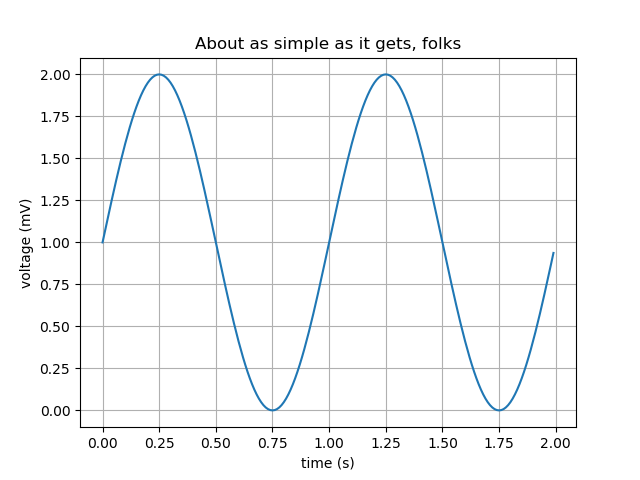
#> input picture test.png, 640 x 480 px, found by its file name
$ python TF_imagerec_1.py
#> lines starting #> are read from the running program, lines starting #| are printed output that depends on the picture
##########################################
# image recognition - by sent dex
##########################################
# if you're on 32bit OS:
# import Image

from PIL import Image
import numpy as np
import matplotlib.pyplot as plt
import time
from functools import reduce # reduce was moved to functools hence you need to import this
from collections import Counter

##########################################
# read all images -> save in txt
##########################################
def createExamples():
    numberArrayExamples = open('numArEx.txt', 'a')
    numbersWeHave = range(0,10)
    versionWeHave = range(1,10)
    for eachNum in numbersWeHave:
        for eachVer in versionWeHave:
            #print(str(eachNum)+'.'+str(eachNum))
            imgFilePath = 'images/numbers/'+str(eachNum)+'.'+str(eachVer)+'.png'
            ei = Image.open(imgFilePath)
            eiar = np.array(ei)
            eiar1 = str(eiar.tolist()) # type change: numpy array -> normal python list
            lineToWrite = str(eachNum)+'::'+eiar1+'\n'
            numberArrayExamples.write(lineToWrite)
    #help(eiar.tolist())

##########################################
# training function
##########################################
def threashold(imageArray):
    balanceAr=[]
    newAr=imageArray
    for eachRow in imageArray:
        for eachPix in eachRow:
            #print(eachPix)
            avgNum = reduce(lambda x,y: x+y, eachPix[:3]) / len(eachPix[:3])
            balanceAr.append(avgNum)
            #print(eachPix[:3])
            #time.sleep(5)
            balance = reduce(lambda x,y: x+y, balanceAr) / len(balanceAr)
    for eachRow in newAr:
        for eachPix in eachRow:
            if reduce(lambda x,y: x+y, eachPix[:3]) / len(eachPix[:3]) > balance:
                #255 black, 0 white
                eachPix[0] = 255
                eachPix[1] = 255
                eachPix[2] = 255
                eachPix[3] = 255
            else:
                eachPix[0] = 0
                eachPix[1] = 0
                eachPix[2] = 0
                eachPix[3] = 255
    return newAr

def whatNumIsThis(filePath):
#> called with filePath = 'c:/work/python/images/test.png'
    matchedAr = []
    loadExamps = open('c:/work/python/numArEx.txt', 'r').read()
#> (reads numArEx.txt from the repository)
    loadExamps = loadExamps.split('\n')
    i = Image.open(filePath)
#> i is the input picture: PIL image 640x480 RGBA; mean R, G, B, A 246.7, 247.6, 248.1, 255
    iar = np.array(i)
    iar1 = iar.tolist()
#> iar1 = 480 items
    isQuestion = str(iar1)
    for eachExample in loadExamps:
        if len(eachExample) > 3:
            splitEx = eachExample.split('::')
            currentNum = splitEx[0]
            currentAr = splitEx[1]
            eachPixEx = currentAr.split('],')
            eachPixInQ = isQuestion.split('],')
            x=0
            while x < len(eachPixEx):
                if eachPixEx[x] == eachPixInQ[x]:
                    matchedAr.append(int(currentNum))
                x += 1
#> after the loop, matchedAr = 2764 values from 0 to 9
    print(matchedAr)
#> (printed output is left out)
    x = Counter(matchedAr)
#> x = 10 items
    print(x)

    graphX = []
    graphY = []

    for eachThing in x:
        print(eachThing)
        graphX.append(eachThing)
        print(x[eachThing])
        graphY.append(x[eachThing])
#> this loop made 10 passes
#> after the loop, graphX = [0, 1, 2, 3, 4, 5, 6, 7, 8, 9]; graphY = [297, 293, 246, 297, 306, 266, 238, 306, 232, 283]

    fig = plt.figure()
    ax1 = plt.subplot2grid((4,4), (0,0), rowspan=1, colspan=4)
    ax2 = plt.subplot2grid((4,4), (1,0), rowspan=3, colspan=4)
    ax1.imshow(iar)
    ax2.bar(graphX, graphY, align='center')
    plt.ylim(350)
    plt.show()
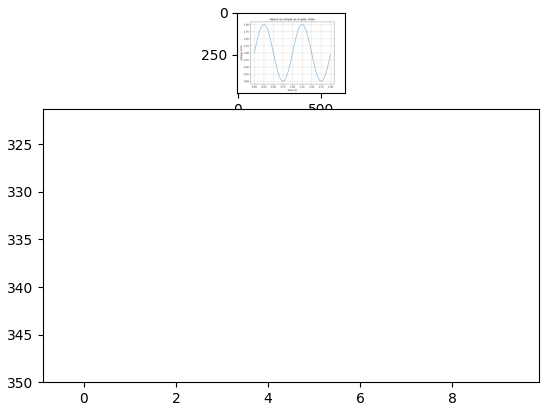
#> figure drawn by matplotlib, 2 panels

if __name__ == '__main__':
    # [35 lines of commented-out code are left out]
    whatNumIsThis('c:/work/python/images/test.png')
